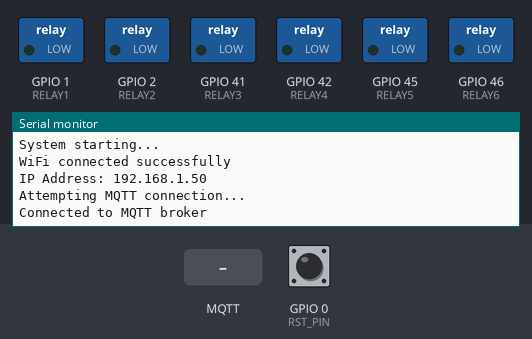
Recording of a program running on a simulated ESP32-S3. On the bench: switched loads named in the program (green lamp = pin HIGH), the last lines printed to the serial monitor. The test bench sets the inputs (shaded band); at power-on: GPIO 0 (RST_PIN) HIGH. WiFi joins after 1.5 s; servers stay silent unless stated; random numbers use the default seed unless the program sets one; no MQTT or app messages arrive unless stated.

Above: at 3.7 s.
3.8 s: MQTT message "on" arrives on the first subscribed topic
At 4.3 s:
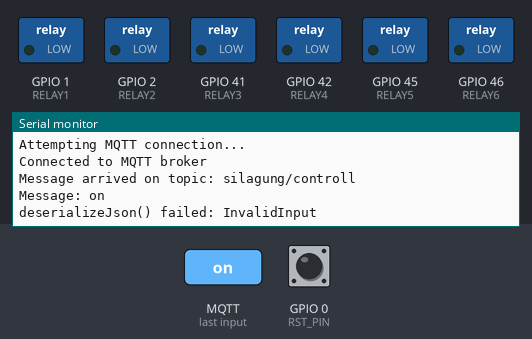
5.3 s: MQTT message "1" arrives on the first subscribed topic
At 6.5 s:
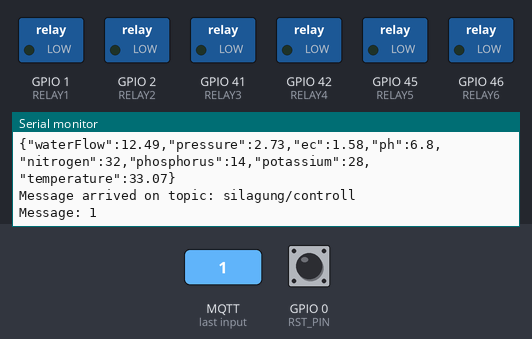
6.8 s: MQTT message "off" arrives on the first subscribed topic
At 7.7 s:
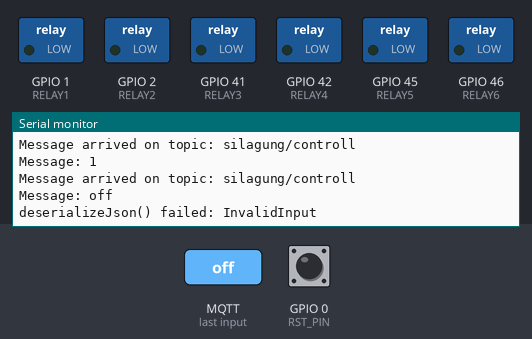
8.3 s: GPIO 0 (RST_PIN) pulled LOW for 0.15 s
At 8.9 s:
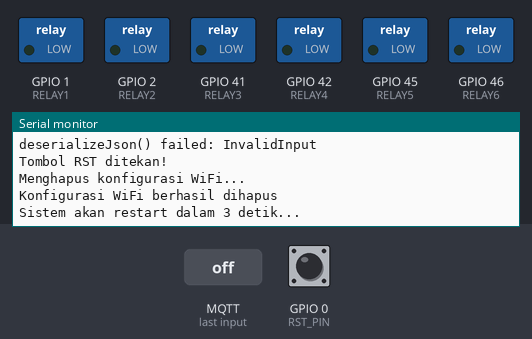

The program:

main.cpp
```cpp
#include <Arduino.h>
#include <WiFiManager.h>
#include <Wire.h>
#include <PubSubClient.h>
#include <WiFiClientSecure.h>
#include <ArduinoJson.h>

// MQTT broker details
const char* mqtt_broker = "164d4421be27493fac52acabe1391e0f.s1.eu.hivemq.cloud";
const int mqtt_port = 8883;
const char* mqtt_username = "Controller";
const char* mqtt_password = "Controller123!";

// MQTT topics
const char* topic_sensor = "silagung/sensor";
const char* topic_control = "silagung/controll";
const char* topic_status = "silagung/system";

// Konfigurasi Relay
#define RELAY1 1
#define RELAY2 2
#define RELAY3 41
#define RELAY4 42
#define RELAY5 45
#define RELAY6 46

// Konfigurasi I2C untuk sensor
#define SDA_PIN 8
#define SCL_PIN 9

// Debounce
unsigned long lastDebounceTime = 0;
const unsigned long debounceDelay = 250;

// Tambahkan definisi pin RST
#define RST_PIN 0  // Pin RST pada ESP32

// Variabel untuk sensor (contoh)
float temperature = 0;
float waterFlow = 0;
float pressure = 0;
float ec = 0;
float ph = 0;
float nitrogen = 0;
float phosphorus = 0;
float potassium = 0;

// Variabel untuk MQTT
WiFiClientSecure espClient;
PubSubClient client(espClient);

bool previousRelayStates[6] = {false, false, false, false, false, false};
bool relayStateChanged = false;

// Interval pengiriman data sensor
unsigned long previousMillis = 0;
const long interval = 5000;  // interval 5 seconds

void reconnectMQTT();
void callback(char* topic, byte* payload, unsigned int length);
void publishRelayStatus();
void publishSensorData();

void setup() {
  Serial.begin(115200);
  delay(1000);
  Serial.println("System starting...");

  pinMode(RST_PIN, INPUT_PULLUP);
  pinMode(RELAY1, OUTPUT);
  pinMode(RELAY2, OUTPUT);
  pinMode(RELAY3, OUTPUT);
  pinMode(RELAY4, OUTPUT);
  pinMode(RELAY5, OUTPUT);
  pinMode(RELAY6, OUTPUT);

  // Setup MQTT
  espClient.setInsecure(); // Bypass SSL certificate validation
  client.setServer(mqtt_broker, mqtt_port);
  client.setCallback(callback);

  // Connect to WiFi and MQTT
  WiFiManager wm;

  // Set timeout untuk portal konfigurasi (0 = tidak ada timeout)
  wm.setConfigPortalTimeout(0);

  // Tambahkan debug info
  wm.setDebugOutput(true);

  bool res = wm.autoConnect("Silagung", "admin123");

  if (res) {
    Serial.println("WiFi connected successfully");
    Serial.print("IP Address: ");
    Serial.println(WiFi.localIP());

    // Connect to MQTT
    reconnectMQTT();
  } else {
    Serial.println("WiFi connection failed");
    Serial.println("Portal konfigurasi akan tetap aktif...");
  }
}

void loop() {
  // Cek tombol RST
  if (digitalRead(RST_PIN) == LOW) {
    if ((millis() - lastDebounceTime) > debounceDelay) {
      Serial.println("Tombol RST ditekan!");
      Serial.println("Menghapus konfigurasi WiFi...");

      WiFiManager wm;
      wm.resetSettings();

      Serial.println("Konfigurasi WiFi berhasil dihapus");
      Serial.println("Sistem akan restart dalam 3 detik...");

      delay(3000);
      ESP.restart();
    }
    lastDebounceTime = millis();
  }

  // Cek koneksi WiFi
  if (WiFi.status() != WL_CONNECTED) {
    Serial.println("WiFi terputus, mencoba menghubungkan kembali...");
    WiFiManager wm;

    // Set timeout untuk portal konfigurasi (3 menit)
    wm.setConfigPortalTimeout(180);

    // Tambahkan debug output
    wm.setDebugOutput(true);

    bool res = wm.autoConnect("Silagung", "admin123");

    if (res) {
      Serial.println("WiFi connected successfully");
    } else {
      Serial.println("WiFi connection failed - Portal timeout reached");
      Serial.println("Akan mencoba lagi dalam 30 detik...");
      delay(30000);
    }
  }

  // Make sure MQTT is connected
  if (!client.connected()) {
    reconnectMQTT();
  }
  client.loop();

  // Kirim data sensor secara berkala
  unsigned long currentMillis = millis();
  if (currentMillis - previousMillis >= interval) {
    previousMillis = currentMillis;

    // Baca data sensor (simulasi)
    // Dalam implementasi nyata, baca dari sensor yang sebenarnya
    temperature = random(2500, 3500) / 100.0; // 25.00-35.00 C
    waterFlow = random(1000, 2000) / 100.0;   // 10.00-20.00 L/min
    pressure = random(200, 300) / 100.0;      // 2.00-3.00 bar
    ec = random(100, 300) / 100.0;            // 1.00-3.00 mS/cm
    ph = random(650, 750) / 100.0;            // 6.50-7.50
    nitrogen = random(30, 60);                // 30-60 ppm
    phosphorus = random(5, 20);               // 5-20 ppm
    potassium = random(20, 50);               // 20-50 ppm

    // Kirim data sensor
    publishSensorData();
  }
}

// Fungsi untuk mengirim data sensor ke MQTT
void publishSensorData() {
  StaticJsonDocument<256> doc;

  doc["waterFlow"] = waterFlow;
  doc["pressure"] = pressure;
  doc["ec"] = ec;
  doc["ph"] = ph;
  doc["nitrogen"] = nitrogen;
  doc["phosphorus"] = phosphorus;
  doc["potassium"] = potassium;
  doc["temperature"] = temperature;

  char buffer[256];
  serializeJson(doc, buffer);

  if (client.publish(topic_sensor, buffer)) {
    Serial.println("Sensor data published successfully");
    Serial.println(buffer);
  } else {
    Serial.println("Failed to publish sensor data");
  }
}

// Fungsi untuk reconnect ke MQTT
void reconnectMQTT() {
    int attempts = 0;
    while (!client.connected() && attempts < 3) {
        Serial.println("Attempting MQTT connection...");
        String client_id = "Controller-1";

        if (client.connect(client_id.c_str(), mqtt_username, mqtt_password)) {
            Serial.println("Connected to MQTT broker");
            // Subscribe to control topic
            client.subscribe(topic_control);
            return;
        } else {
            Serial.print("Failed with state ");
            Serial.println(client.state());
            attempts++;
            delay(5000);
        }
    }
}

// Callback untuk menerima pesan MQTT
void callback(char* topic, byte* payload, unsigned int length) {
    Serial.print("Message arrived on topic: ");
    Serial.println(topic);

    // Convert payload to string
    String message;
    for (int i = 0; i < length; i++) {
        message += (char)payload[i];
    }
    Serial.println("Message: " + message);

    // Parse JSON message
    StaticJsonDocument<200> doc;
    DeserializationError error = deserializeJson(doc, message);

    if (error) {
        Serial.print("deserializeJson() failed: ");
        Serial.println(error.f_str());
        return;
    }

    // Handle relay control
    for(int i = 1; i <= 6; i++) {
        String relayKey = "relay" + String(i);
        if(doc.containsKey(relayKey)) {
            String state = doc[relayKey];
            bool relayState = (state == "on");

            Serial.print("Setting relay ");
            Serial.print(i);
            Serial.print(" to ");
            Serial.println(relayState ? "ON" : "OFF");

            switch(i) {
                case 1: digitalWrite(RELAY1, relayState); break;
                case 2: digitalWrite(RELAY2, relayState); break;
                case 3: digitalWrite(RELAY3, relayState); break;
                case 4: digitalWrite(RELAY4, relayState); break;
                case 5: digitalWrite(RELAY5, relayState); break;
                case 6: digitalWrite(RELAY6, relayState); break;
            }
        }
    }

    // Publish current status after any change
    publishRelayStatus();
}

// Fungsi untuk mengirim status relay
void publishRelayStatus() {
    // Check if any relay state has changed
    bool currentStates[6];
    currentStates[0] = digitalRead(RELAY1);
    currentStates[1] = digitalRead(RELAY2);
    currentStates[2] = digitalRead(RELAY3);
    currentStates[3] = digitalRead(RELAY4);
    currentStates[4] = digitalRead(RELAY5);
    currentStates[5] = digitalRead(RELAY6);

    // Check for any changes
    relayStateChanged = false;
    for(int i = 0; i < 6; i++) {
        if(currentStates[i] != previousRelayStates[i]) {
            relayStateChanged = true;
            previousRelayStates[i] = currentStates[i];
        }
    }

    // Only publish if there were changes
    if(relayStateChanged) {
        StaticJsonDocument<200> doc;

        // Add all relay states in one message
        doc["relay1"] = currentStates[0] ? "on" : "off";
        doc["relay2"] = currentStates[1] ? "on" : "off";
        doc["relay3"] = currentStates[2] ? "on" : "off";
        doc["relay4"] = currentStates[3] ? "on" : "off";
        doc["relay5"] = currentStates[4] ? "on" : "off";
        doc["relay6"] = currentStates[5] ? "on" : "off";

        char buffer[200];
        serializeJson(doc, buffer);
        client.publish(topic_status, buffer);

        Serial.println("Published relay states: " + String(buffer));
    }
}
```

Measured:
- after the input at 3.8 s, the serial monitor: prints a new line at once (image 1)
- after the input at 5.3 s, the serial monitor: prints a new line at once (image 2)
- after the input at 6.8 s, the serial monitor: prints a new line at once (image 3)
- after the input at 8.3 s, the serial monitor: prints a new line at once (image 4)
